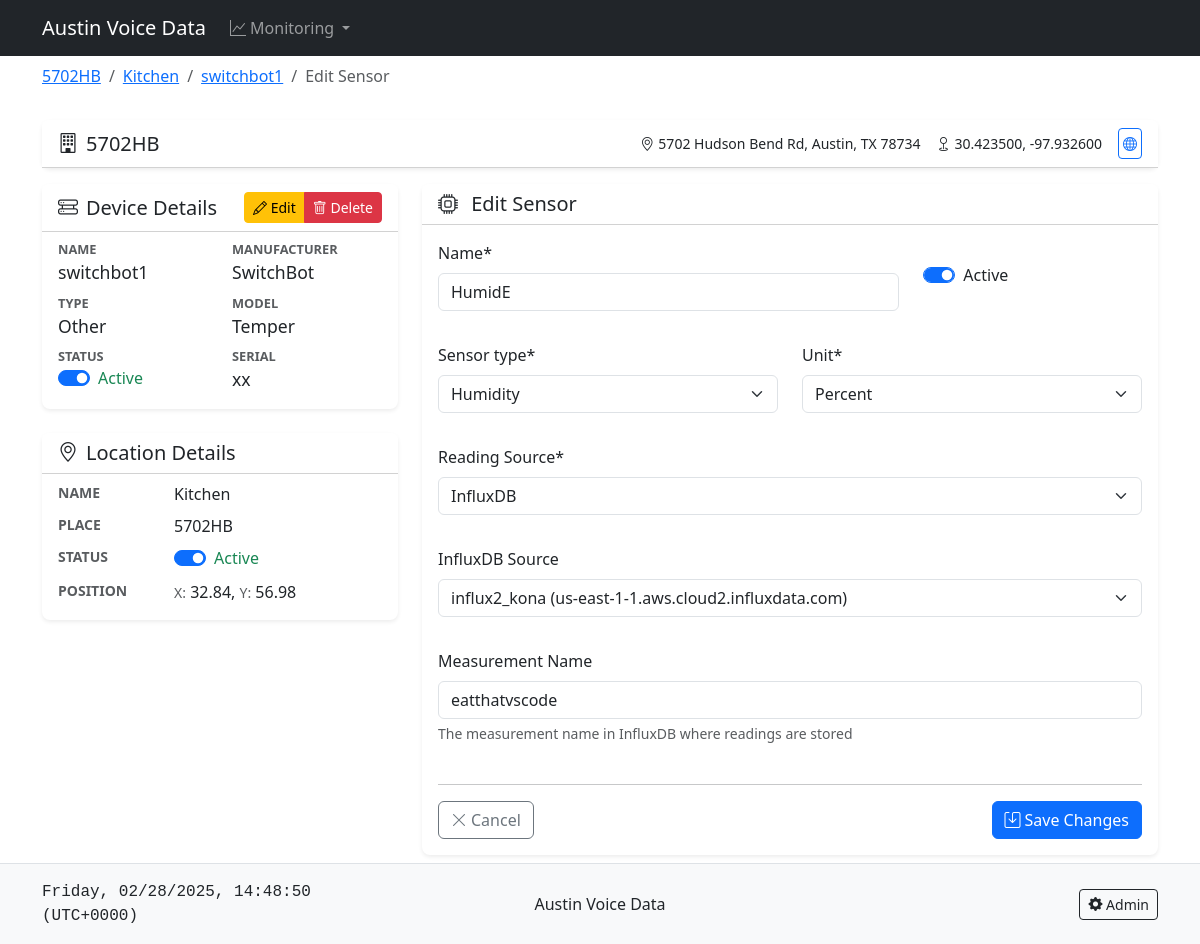
Screenshot of /5702hb/location/5/device/4/sensor/1/update/ with the database file from the repository.
### sensors/models.py (models this page shows, shortened)
class Device(models.Model):
    name = models.CharField(max_length=100)
    location = models.ForeignKey(Location, on_delete=models.CASCADE, related_name='devices')
    device_type = models.ForeignKey(
        DeviceType,
        on_delete=models.SET_NULL,
        related_name='devices',
        null=True
    )
    model = models.CharField(max_length=50, blank=True, help_text="Device model number or name")
    manufacturer = models.CharField(max_length=50, blank=True, help_text="Device manufacturer")
    serial_number = models.CharField(max_length=50, null=True, blank=True)
    is_active = models.BooleanField(
        default=True,
        help_text="Inactive devices will be hidden by default"
    )
    created_at = models.DateTimeField(auto_now_add=True)
    updated_at = models.DateTimeField(auto_now=True)
    class Meta:
        verbose_name_plural = '4. Devices'

class Location(models.Model):
    name = models.CharField(max_length=100)
    place = models.ForeignKey(Place, on_delete=models.CASCADE, related_name='locations')
    x_coord = models.DecimalField(max_digits=5, decimal_places=2, null=True, blank=True)
    y_coord = models.DecimalField(max_digits=5, decimal_places=2, null=True, blank=True)
    is_active = models.BooleanField(
        default=True,
        help_text="Inactive locations will be hidden by default"
    )
    created_at = models.DateTimeField(auto_now_add=True)
    updated_at = models.DateTimeField(auto_now=True)
    class Meta:
        verbose_name_plural = '2. Locations'

class Place(models.Model):
    name = models.CharField(max_length=100)
    slug = models.SlugField(unique=True, null=True, blank=True)
    address = models.TextField()
    latitude = models.DecimalField(max_digits=9, decimal_places=6)
    longitude = models.DecimalField(max_digits=9, decimal_places=6)
    is_active = models.BooleanField(default=True)
    site_plan = models.ImageField(
        upload_to='site_plans/',
        null=True,
        blank=True,
        validators=[
            FileExtensionValidator(['jpg', 'jpeg', 'png']),
            validate_image_size
        ],
        help_text="Upload a site plan image (JPG/PNG, minimum 1024x768, max 5MB)"
    )
    site_plan_scale = models.FloatField(default=1.0)
    site_plan_x = models.FloatField(default=0)
    site_plan_y = models.FloatField(default=0)
    created_at = models.DateTimeField(auto_now_add=True)
    updated_at = models.DateTimeField(auto_now=True)
    class Meta:
        verbose_name_plural = '1. Places'

class DeviceType(models.Model):
    name = models.CharField(max_length=50, unique=True)
    description = models.TextField(blank=True)
    icon = models.CharField(
        max_length=50,
        default='bi-hdd',
        help_text="Bootstrap icon class (e.g., bi-hdd, bi-router)"
    )
    is_active = models.BooleanField(default=True)
    created_at = models.DateTimeField(auto_now_add=True)
    updated_at = models.DateTimeField(auto_now=True)
    class Meta:
        verbose_name_plural = '3. Device Types'
        ordering = ['name']

class Sensor(models.Model):
    DATA_TYPES = [
        ('DB', 'Database'),
        ('INFLUX', 'InfluxDB'),
    ]
    SENSOR_TYPES = [
        ('TEMP', 'Temperature'),
        ('HUM', 'Humidity'),
        ('PRESS', 'Pressure'),
        ('CO2', 'Carbon Dioxide'),
        ('OTHER', 'Other'),
    ]
    UNITS = [
        ('°C', 'Celsius'),
        ('°F', 'Fahrenheit'),
        ('%', 'Percent'),
        ('hPa', 'Hectopascal'),
        ('ppm', 'Parts per Million'),
        ('other', 'Other'),
    ]
    name = models.CharField(max_length=100)
    device = models.ForeignKey(Device, on_delete=models.CASCADE, related_name='sensors')
    sensor_type = models.CharField(max_length=5, choices=SENSOR_TYPES)
    unit = models.CharField(max_length=10, choices=UNITS, default='other')
    data_type = models.CharField(max_length=10, choices=DATA_TYPES, default='DB')
    influx_source = models.ForeignKey(
        InfluxSource,
        on_delete=models.SET_NULL,
        null=True,
        blank=True,
        related_name='sensors'
    )
    influx_measurement = models.CharField(max_length=100, default='sensor_readings', blank=True)
    is_active = models.BooleanField(
        default=True,
        help_text="Inactive sensors will be hidden by default"
    )
    created_at = models.DateTimeField(auto_now_add=True)
    updated_at = models.DateTimeField(auto_now=True)
    class Meta:
        verbose_name_plural = '5. Sensors'
        ordering = ['name']

class InfluxSource(models.Model):
    name = models.CharField(max_length=100)
    server_dns = models.CharField(max_length=255)
    server_port = models.IntegerField(default=8086)
    bucket_name = models.CharField(max_length=100)
    org = models.CharField(max_length=100)
    read_token = models.CharField(max_length=255)
    write_token = models.CharField(max_length=255, blank=True, null=True)  # Optional
    created_at = models.DateTimeField(auto_now_add=True)
    updated_at = models.DateTimeField(auto_now=True)
    def __str__(self):
        return f"{self.name} ({self.server_dns})"
    class Meta:
        verbose_name_plural = 'InfluxDB Sources'

### sensors/views.py (the view, shortened to what this page needs)
# urls.py: path('<slug:place_slug>/location/<int:location_pk>/device/<int:device_pk>/sensor/<int:pk>/update/', views.SensorUpdateView.as_view(), name='sensor_update'),
class SensorUpdateView(SuccessMessageMixin, UpdateView):
    model = Sensor
    form_class = SensorForm
    template_name = 'sensors/sensor_form.html'
    success_message = "Sensor %(name)s was updated successfully"
    def get_context_data(self, **kwargs):
        context = super().get_context_data(**kwargs)
        context['device'] = self.object.device
        return context

### sensors/templates/sensors/sensor_form.html (shortened to what this page needs)
{% extends "sensors/base.html" %}
{% load widget_tweaks %}
{% load crispy_forms_tags %}
{% block content %}
<div class="row">
    <div class="col-md-12 mb-3">
        <nav aria-label="breadcrumb">
            <ol class="breadcrumb">
                <li class="breadcrumb-item">
                    <a href="{% url 'sensors:place_detail' device.location.place.slug %}">{{ device.location.place.name }}</a>
                </li>
                <li class="breadcrumb-item">
                    <a href="{% url 'sensors:location_detail' place_slug=device.location.place.slug pk=device.location.pk %}">
                        {{ device.location.name }}
                    </a>
                </li>
                <li class="breadcrumb-item">
                    <a href="{% url 'sensors:device_detail' place_slug=device.location.place.slug location_pk=device.location.pk pk=device.pk %}">
                        {{ device.name }}
                    </a>
                </li>
                <li class="breadcrumb-item active">
                    {% if object %}Edit Sensor{% else %}New Sensor{% endif %}
                </li>
            </ol>
        </nav>
    </div>
    <div class="col-12">
        {% include "sensors/includes/place_title_card.html" with place=device.location.place %}
    </div>
    <div class="col-md-4">
        {% include "sensors/includes/device_details_card.html" with device=device %}
        {% include "sensors/includes/location_details_card.html" with location=device.location %}
    </div>
    <div class="col-md-8">
        <div class="card rounded-3 shadow-sm border-0">
            <div class="card-header bg-white py-2">
                <h5 class="card-title mb-0">
                    <i class="bi bi-cpu me-2"></i>
                    {% if object %}Edit Sensor{% else %}New Sensor{% endif %}
                </h5>
            </div>
            <div class="card-body">
                {% crispy form %}
            </div>
        </div>
    </div>
</div>
{% endblock %}

### sensors/templates/sensors/includes/place_title_card.html (shortened to what this page needs)
{% load widget_tweaks %}
<div class="card rounded-3 shadow-sm border-0 mb-3">
    <div class="card-header bg-white py-2">
        <div class="d-flex justify-content-between align-items-center">
            <h5 class="card-title mb-0">
                <i class="bi bi-building me-2"></i>{{ place.name }}
            </h5>
            <div class="d-flex align-items-center gap-3 small">
                <span>
                    <i class="bi bi-geo-alt me-1"></i>{{ place.address }}
                </span>
                <span>
                    <i class="bi bi-geo me-1"></i>{{ place.latitude }}, {{ place.longitude }}
                </span>
                <a href="https://www.google.com/maps?q={{ place.latitude }},{{ place.longitude }}"
                   onclick="window.open(this.href, 'googleMaps', 'width=800,height=600'); return false;"
                   class="btn btn-outline-primary btn-sm p-1"
                   title="Open in Google Maps">
                    <i class="bi bi-globe"></i>
                </a>
            </div>
        </div>
    </div>
</div>

### sensors/templates/sensors/includes/device_details_card.html (shortened to what this page needs)
{% load widget_tweaks %}
<div class="card rounded-3 shadow-sm border-0 mb-4 {% if not device.is_active %}opacity-75{% endif %}" id="deviceCard_{{ device.pk }}">
    <div class="card-header bg-white py-2 d-flex justify-content-between align-items-center">
        <h5 class="card-title mb-0">
            <i class="bi bi-hdd-rack me-2"></i>Device Details
        </h5>
        <div class="btn-group" role="group" aria-label="Device Actions">
            <a href="{% url 'sensors:device_update' place_slug=device.location.place.slug location_pk=device.location.pk pk=device.pk %}"
               class="btn btn-warning btn-sm">
                <i class="bi bi-pencil"></i> Edit
            </a>
            <a href="{% url 'sensors:device_delete' place_slug=device.location.place.slug location_pk=device.location.pk pk=device.pk %}"
               class="btn btn-danger btn-sm">
                <i class="bi bi-trash"></i> Delete
            </a>
        </div>
    </div>
    <div class="card-body py-2">
        <div class="row mb-0">
            <div class="col-sm-6">
                <dl class="row mb-0">
                    <dt class="col-12 text-body-secondary small text-uppercase" style="font-size: 0.8rem; color: #6c757d;">Name</dt>
                    <dd class="col-12" style="font-size: 1.1rem; {% if not device.is_active %}text-muted{% else %}color: #212529{% endif %}">{{ device.name }}</dd>
                    <dt class="col-12 text-body-secondary small text-uppercase" style="font-size: 0.8rem; color: #6c757d;">Type</dt>
                    <dd class="col-12" style="font-size: 1.1rem; {% if not device.is_active %}text-muted{% else %}color: #212529{% endif %}">{{ device.device_type.name }}</dd>
                    <dt class="col-12 text-body-secondary small text-uppercase" style="font-size: 0.8rem; color: #6c757d;">Status</dt>
                    <dd class="col-12">
                        <div class="form-check form-switch">
                            <input class="form-check-input device-status-toggle"
                                   type="checkbox"
                                   id="deviceStatus_{{ device.pk }}"
                                   data-device-id="{{ device.pk }}"
                                   data-location-id="{{ device.location.pk }}"
                                   data-place-slug="{{ device.location.place.slug }}"
                                   {% if device.is_active %}checked{% endif %}
                                   {% if not device.location.is_active %}disabled{% endif %}>
                            <label class="form-check-label status-label {% if device.is_active %}text-success{% else %}text-danger{% endif %}"
                                   for="deviceStatus_{{ device.pk }}"
                                   id="deviceStatusLabel_{{ device.pk }}">
                                {% if device.is_active %}Active{% else %}inactive{% endif %}
                            </label>
                        </div>
                    </dd>
                </dl>
            </div>
            <div class="col-sm-6">
                <dl class="row mb-0">
                    {% if device.manufacturer %}
                    <dt class="col-12 text-body-secondary small text-uppercase" style="font-size: 0.8rem; color: #6c757d;">Manufacturer</dt>
                    <dd class="col-12" style="font-size: 1.1rem; {% if not device.is_active %}text-muted{% else %}color: #212529{% endif %}">{{ device.manufacturer }}</dd>
                    {% endif %}
                    {% if device.model %}
                    <dt class="col-12 text-body-secondary small text-uppercase" style="font-size: 0.8rem; color: #6c757d;">Model</dt>
                    <dd class="col-12" style="font-size: 1.1rem; {% if not device.is_active %}text-muted{% else %}color: #212529{% endif %}">{{ device.model }}</dd>
                    {% endif %}
                    {% if device.serial_number %}
                    <dt class="col-12 text-body-secondary small text-uppercase" style="font-size: 0.8rem; color: #6c757d;">Serial</dt>
                    <dd class="col-12" style="font-size: 1.1rem; {% if not device.is_active %}text-muted{% else %}color: #212529{% endif %}">{{ device.serial_number }}</dd>
                    {% endif %}
                </dl>
            </div>
        </div>
    </div>
</div>

### sensors/templates/sensors/includes/location_details_card.html
{% load widget_tweaks %}
<div class="card rounded-3 shadow-sm border-0">
    <div class="card-header bg-white py-2">
        <h5 class="card-title mb-0">
            <i class="bi bi-geo-alt me-2"></i>Location Details
        </h5>
    </div>
    <div class="card-body py-2">
        <dl class="row mb-0">
            <dt class="col-sm-4 text-body-secondary small text-uppercase">Name</dt>
            <dd class="col-sm-8">{{ location.name }}</dd>
            <dt class="col-sm-4 text-body-secondary small text-uppercase">Place</dt>
            <dd class="col-sm-8">{{ location.place.name }}</dd>
            <dt class="col-sm-4 text-body-secondary small text-uppercase">Status</dt>
            <dd class="col-sm-8">
                <div class="form-check form-switch">
                    <input class="form-check-input location-status-toggle"
                           type="checkbox"
                           id="locationStatus_{{ location.pk }}"
                           data-location-id="{{ location.pk }}"
                           data-place-id="{{ location.place.pk }}"
                           {% if location.is_active %}checked{% endif %}>
                    <label class="form-check-label status-label {% if location.is_active %}text-success{% else %}text-danger{% endif %}"
                           for="locationStatus_{{ location.pk }}">
                        {% if location.is_active %}Active{% else %}Inactive{% endif %}
                    </label>
                </div>
            </dd>
            {% if location.x_coord and location.y_coord %}
            <dt class="col-sm-4 text-body-secondary small text-uppercase">Position</dt>
            <dd class="col-sm-8">
                <span class="text-body-secondary small">X:</span> {{ location.x_coord }},
                <span class="text-body-secondary small">Y:</span> {{ location.y_coord }}
            </dd>
            {% endif %}
        </dl>
    </div>
</div>

### sensors/templates/sensors/base.html (style rules this page uses)
html, body { height: 100%; }
body { display: flex; flex-direction: column; min-height: 100vh; }

### sensors/templates/sensors/sensor_form.html (style rules this page uses)
.influx-fields { transition: opacity 0.3s ease-in-out; }

### rows the page displays
Device: location.place.name "5702HB", location.name "Kitchen", name "switchbot1", device_type.name "Other", location_id "☑", manufacturer "SwitchBot", model "Temper", serial_number "xx"
Place: name "5702HB", address "5702 Hudson Bend Rd, Austin, TX 78734", latitude "30.423500", longitude "-97.932600"
Location: name "Kitchen", place.name "5702HB", is_active "☑", x_coord "32.84", y_coord "56.98"
Sensor: name "HumidE", is_active "☑", sensor_type "Humidity", unit "Percent", data_type "InfluxDB", influx_source "influx2_kona (us-east-1-1.aws.cloud2.influxdata.com)", influx_measurement "eatthatvscode"
